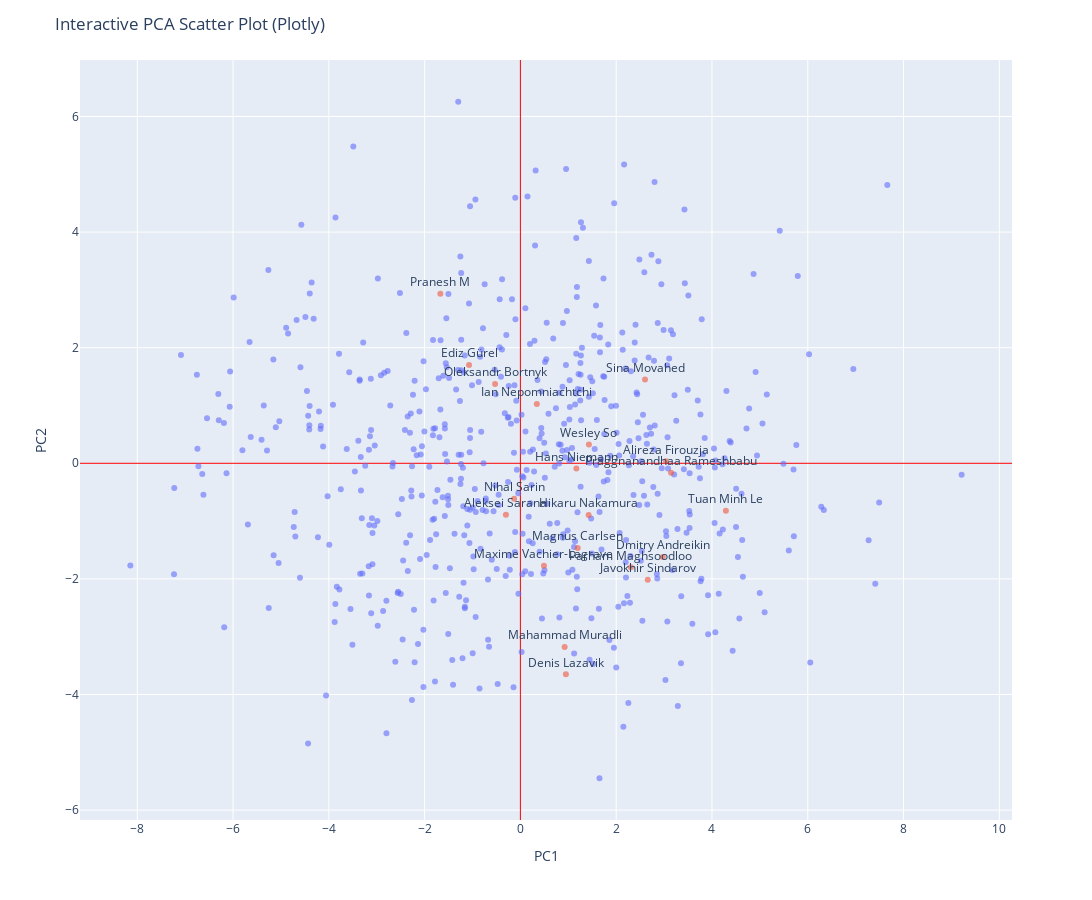

Source (notebook cell):
### Code cell
df_interpretate_pca = pd.DataFrame({
    "PC1": interpretate_X_pca[:, 0],
    "PC2": interpretate_X_pca[:, 1],
    "Name": df_interpretate.user.values
})

top_highest_players = df_sorted.tail(20).Name.values
#选top玩家
df_interpretate_pca["is_top"] = df_interpretate_pca["Name"].isin(top_highest_players)
#只有top玩家显示文字，其他玩家为空
df_interpretate_pca["text"] = df_interpretate_pca["Name"].where(df_interpretate_pca["is_top"], "")

fig = px.scatter(
    df_interpretate_pca,
    x="PC1",
    y="PC2",
    color="is_top",
    text="text",          #只显示 top 的名字
    hover_name="Name",    #其他一般的玩家只有悬停的时候才显示名字
    opacity=0.6
)
fig.update_traces(textposition="top center")
fig.update_layout(
    width=1200,
    height=900,
    showlegend=False,
    title="Interactive PCA Scatter Plot (Plotly)"
)

fig.update_xaxes(zeroline=True, zerolinewidth=1,zerolinecolor='red')
fig.update_yaxes(zeroline=True, zerolinewidth=1,zerolinecolor='red')

fig.show()

### Figure 1 — Plotly figure (JSON) as saved in the notebook; plotly's stock layout.template omitted (floating-point values rounded to 4 significant figures; data arrays with more than 128 entries replaced by an {"elided": "..."} marker saying what was removed)
{"data": [{"hovertemplate": "<b>%{hovertext}</b><br><br>is_top=False<br>PC1=%{x}<br>PC2=%{y}<br>text=%{text}<extra></extra>", "hovertext": {"elided": "572 str values"}, "legendgroup": "False", "marker": {"color": "#636efa", "opacity": 0.6, "symbol": "circle"}, "mode": "markers+text", "name": "False", "orientation": "v", "showlegend": true, "text": {"elided": "572 str values"}, "textposition": "top center", "type": "scatter", "x": {"elided": "572 float values"}, "xaxis": "x", "y": {"elided": "572 float values"}, "yaxis": "y"}, {"hovertemplate": "<b>%{hovertext}</b><br><br>is_top=True<br>PC1=%{x}<br>PC2=%{y}<br>text=%{text}<extra></extra>", "hovertext": ["Aleksei Sarana", "Alireza Firouzja", "Denis Lazavik", "Dmitry Andreikin", "Ediz Gürel", "Hans Niemann", "Hikaru Nakamura", "Ian Nepomniachtchi", "Javokhir Sindarov", "Magnus Carlsen", "Mahammad Muradli", "Maxime Vachier-Lagrave", "Nihal Sarin", "Oleksandr Bortnyk", "Parham Maghsoodloo", "Praggnanandhaa Rameshbabu", "Pranesh M", "Sina Movahed", "Tuan Minh Le", "Wesley So"], "legendgroup": "True", "marker": {"color": "#EF553B", "opacity": 0.6, "symbol": "circle"}, "mode": "markers+text", "name": "True", "orientation": "v", "showlegend": true, "text": ["Aleksei Sarana", "Alireza Firouzja", "Denis Lazavik", "Dmitry Andreikin", "Ediz Gürel", "Hans Niemann", "Hikaru Nakamura", "Ian Nepomniachtchi", "Javokhir Sindarov", "Magnus Carlsen", "Mahammad Muradli", "Maxime Vachier-Lagrave", "Nihal Sarin", "Oleksandr Bortnyk", "Parham Maghsoodloo", "Praggnanandhaa Rameshbabu", "Pranesh M", "Sina Movahed", "Tuan Minh Le", "Wesley So"], "textposition": "top center", "type": "scatter", "x": [-0.3025, 3.04, 0.9496, 2.972, -1.072, 1.169, 1.424, 0.3428, 2.659, 1.197, 0.9238, 0.4917, -0.1308, -0.5287, 2.308, 3.146, -1.671, 2.602, 4.29, 1.431], "xaxis": "x", "y": [-0.8924, 0.03327, -3.65, -1.621, 1.699, -0.08972, -0.8943, 1.028, -2.016, -1.467, -3.18, -1.773, -0.614, 1.371, -1.8, -0.1653, 2.934, 1.452, -0.823, 0.3245], "yaxis": "y"}], "layout": {"height": 900, "legend": {"title": {"text": "is_top"}, "tracegroupgap": 0}, "margin": {"t": 60}, "showlegend": false, "title": {"text": "Interactive PCA Scatter Plot (Plotly)"}, "width": 1200, "xaxis": {"anchor": "y", "domain": [0, 1], "title": {"text": "PC1"}, "zeroline": true, "zerolinecolor": "red", "zerolinewidth": 1}, "yaxis": {"anchor": "x", "domain": [0, 1], "title": {"text": "PC2"}, "zeroline": true, "zerolinecolor": "red", "zerolinewidth": 1}}}
